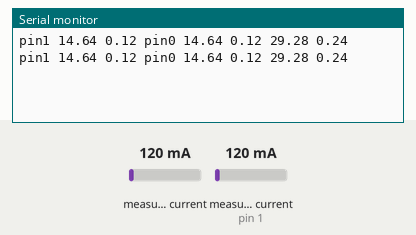
Bench run of a sketch on a simulated Arduino Uno, built with avr-gcc and run on an emulated ATmega328P. Parts: the last lines printed to the serial monitor. Inputs (shaded band) come from the test bench; at power-on: measured current 120 mA, measured current (sensor on pin 1) 120 mA.

Above: at 2.0 s.
2.1 s: measured current (sensor 0) set to 40 mA
At 3.1 s:
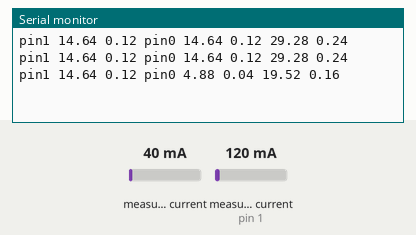
3.6 s: measured current (sensor on pin 1) set to 1000 mA
At 4.8 s:
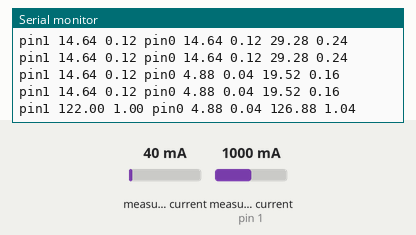
7.4 s: measured current (sensor 0) set to 500 mA
At 8.1 s:
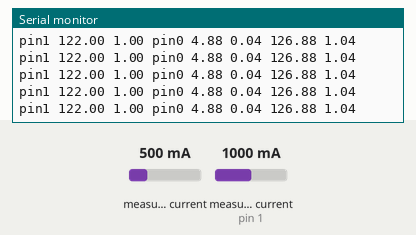
8.9 s: measured current (sensor on pin 1) set to 40 mA
At 9.7 s:
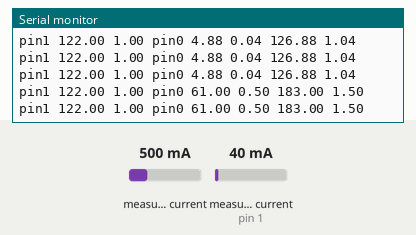
Timing chart, 0 to 11.4 s (numbered marks = the images above; inputs shaded):
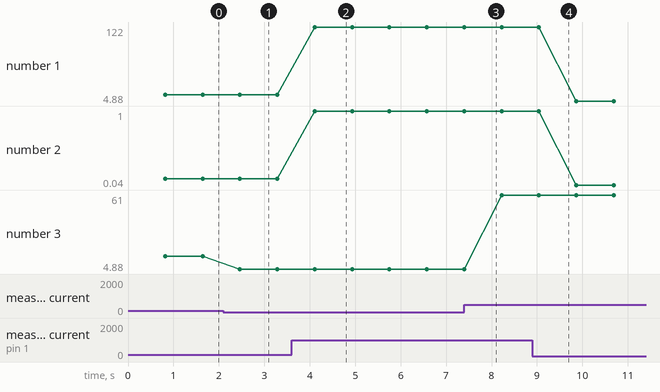

The sketch:

tkpower.ino
```cpp
// (licence header left out)
#include "EmonLib.h"                   // Include Emon Library
EnergyMonitor emon1;                   // Create an instance
EnergyMonitor emon0;

void setup()
{
  Serial.begin(9600);

  emon1.current(1, 19.5);             // Current: input pin, calibration.
  emon0.current(0, 19.5);
}

void loop()
{
  double Irms1 = emon1.calcIrms(3410);  // Calculate Irms only
  double Irms0 = emon0.calcIrms(3410);
  Serial.print ("pin1 ");
  Serial.print(Irms1*122.0);         // Apparent power
  Serial.print(" ");
  Serial.print(Irms1);
  Serial.print(" ");
  Serial.print("pin0 ");
  Serial.print(Irms0*122.0);         // Apparent power
  Serial.print(" ");
  Serial.print(Irms0);
  Serial.print(" ");
  Serial.print((Irms0*122.0)+(Irms1*122.0));
  Serial.print(" ");
  Serial.println(Irms0+Irms1);


}
```

Measured:
- after the input at 2.1 s, the serial monitor: prints a new line after 0.36 s (image 1)
- after the input at 3.6 s, the serial monitor: prints a new line after 0.51 s (image 2)
- plotted number 1: 14.64 → 122 after the input at 3.6 s
- plotted number 3: 14.64 → 4.88 after the input at 2.1 s, 4.88 → 61 after the input at 7.4 s
